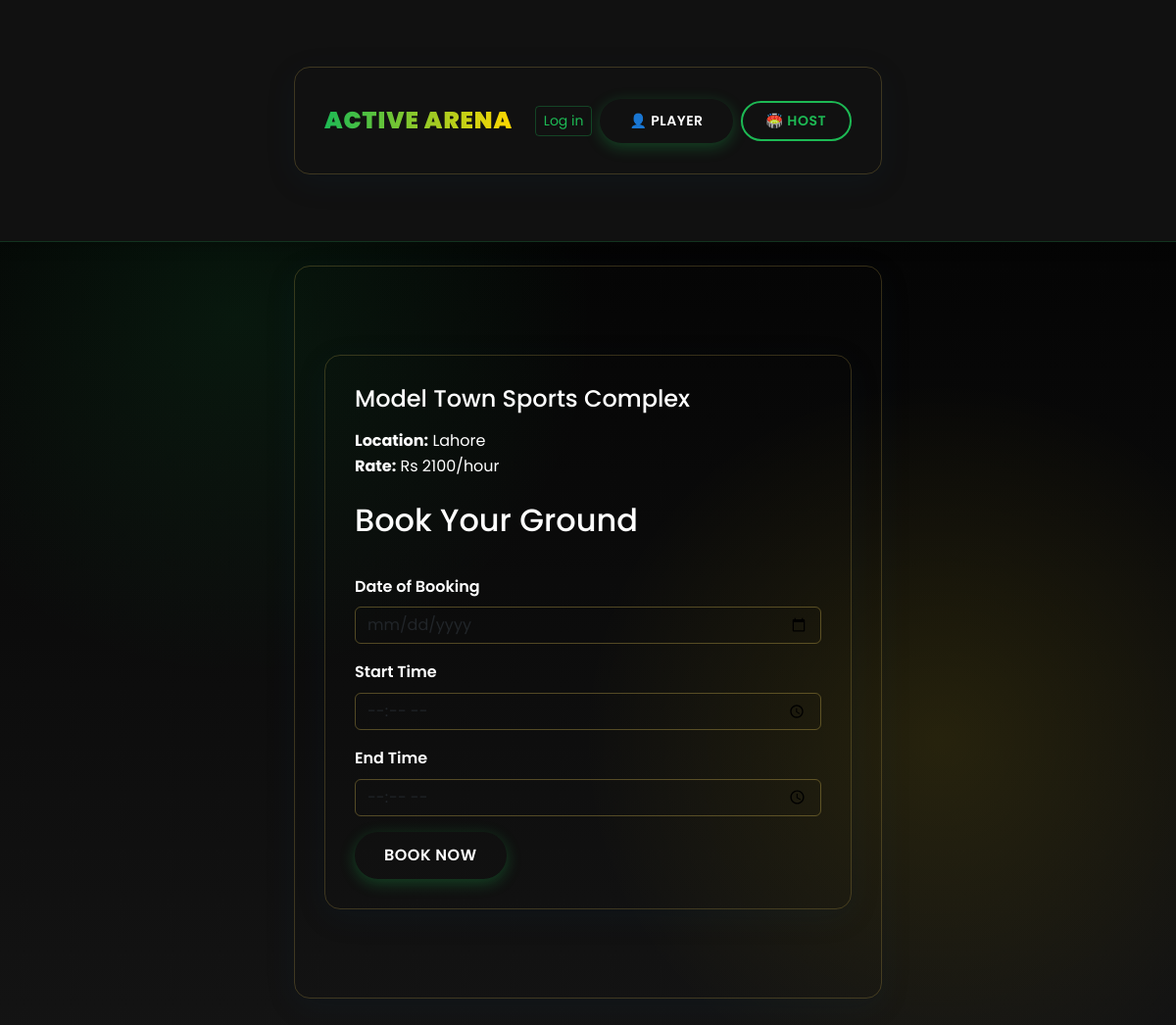
Screenshot of /final-booking/4 with the database file from the repository.
### app.py (models this page shows)
class Ground(db.Model):
    id = db.Column(db.Integer, primary_key=True)
    name = db.Column(db.String(120), nullable=False)
    location = db.Column(db.String(120), nullable=False)
    rate = db.Column(db.Integer, nullable=False)
    img = db.Column(db.String(300), nullable=False)
    published = db.Column(db.Boolean, default=False)
    host_email = db.Column(db.String(120), nullable=False)
    materials = db.Column(db.String(300), nullable=True)  # Comma-separated list
    ground_use = db.Column(db.String(50), nullable=True)
    latitude = db.Column(db.Float, nullable=True)
    longitude = db.Column(db.Float, nullable=True)
    city = db.Column(db.String(100), nullable=True)
    postal_code = db.Column(db.String(20), nullable=True)
    full_address = db.Column(db.String(300), nullable=True)

### app.py (the view, shortened to what this page needs)
@app.route('/final-booking/<int:ground_id>', methods=['GET', 'POST'])
def final_booking(ground_id):
    ground = Ground.query.get_or_404(ground_id)
    return render_template('final_booking.html', ground=ground)

### templates/final_booking.html (shortened to what this page needs)
{% extends "base.html" %}
{% block content %}
<div class="container">
    {% if ground %}
    <div class="mb-4">
        <h4>{{ ground.name }}</h4>
        <div><strong>Location:</strong> {{ ground.location }}</div>
        <div><strong>Rate:</strong> Rs {{ ground.rate }}/hour</div>
    </div>
    {% endif %}
    <h2>Book Your Ground</h2>
    <form method="POST">
        <div class="mb-3">
            <label for="date" class="form-label">Date of Booking</label>
            <input type="date" class="form-control" id="date" name="date" required>
        </div>
        <div class="mb-3">
            <label for="start_time" class="form-label">Start Time</label>
            <input type="time" class="form-control" id="start_time" name="start_time" required>
        </div>
        <div class="mb-3">
            <label for="end_time" class="form-label">End Time</label>
            <input type="time" class="form-control" id="end_time" name="end_time" required>
        </div>
        <button type="submit" class="btn btn-primary">Book Now</button>
    </form>
</div>
{% endblock %}

### templates/base.html (style rules this page uses)
:root { --primary-green: #1db954; --primary-green-100: #0a1e12; --primary-green-200: #0e2e1c; --primary-green-300: #123d26; --primary-green-400: #174d30; --primary-green-500: #1db954; --primary-green-600: #34c76a; --primary-green-700: #4bd580; --primary-green-800: #62e396; --primary-green-900: #79f1ac; --dark-bg: #121212; --dark-bg-100: #000000; --dark-bg-200: #0a0a0a; --dark-bg-300: #141414; --dark-bg-400: #1a1a1a; --dark-bg-500: #1e1e1e; --dark-bg-600: #2a2a2a; --dark-bg-700: #363636; --dark-bg-800: #424242; --dark-bg-900: #4e4e4e; --accent-yellow: #ffd700; --accent-yellow-100: #332b00; --accent-yellow-200: #665600; --accent-yellow-300: #998000; --accent-yellow-400: #ccab00; --accent-yellow-500: #ffd700; --accent-yellow-600: #ffde26; --accent-yellow-700: #ffe44d; --accent-yellow-800: #ffeb80; --accent-yellow-900: #fff2b3; --text-light: #ffffff; --text-muted: #b3b3b3; --text-dark: #121212; --success: #1db954; --warning: #ffd700; --danger: #e74c3c; --info: #3498db; --brand-1: var(--primary-green); --brand-2: var(--accent-yellow); --accent-1: var(--accent-yellow); --accent-2: var(--primary-green-600); --ink: var(--text-light); --muted: var(--text-muted); --paper: var(--dark-bg-500); --card: var(--dark-bg-400); --card-hover: var(--dark-bg-600); }
body { min-height: 100vh; background: radial-gradient(circle at 20% 30%, rgba(29, 185, 84, 0.1), transparent 30%), radial-gradient(circle at 80% 70%, rgba(255, 215, 0, 0.1), transparent 30%), linear-gradient(to bottom, var(--dark-bg-100), var(--dark-bg-300)); color: var(--ink); font-family: 'Poppins', system-ui, -apple-system, 'Segoe UI', Roboto, Helvetica, Arial, sans-serif; line-height: 1.6; }
.btn-primary { background: var(--primary-green); border: none; color: var(--text-light); font-weight: 600; padding: 0.5rem 1.5rem; border-radius: 25px; transition: all 0.3s ease; text-transform: uppercase; letter-spacing: 0.5px; box-shadow: 0 4px 15px rgba(29, 185, 84, 0.3); }

### templates/final_booking.html (style rules this page uses)
.container { background: var(--lemon-chiffon-900); border-radius: 16px; padding: 30px; box-shadow: 0 8px 32px rgba(13,59,102,0.1); border: 1px solid rgba(244,211,94,0.2); max-width: 600px; margin: 60px auto; }
h2 { color: var(--yale-blue); border-bottom: 2px solid var(--naples-yellow); padding-bottom: 10px; margin-bottom: 25px; }
h4 { color: var(--yale-blue-100); margin-bottom: 15px; }
.form-label { color: var(--yale-blue-400); font-weight: 600; }
.form-control { border: 1px solid rgba(244,211,94,0.3); background: var(--lemon-chiffon-800); }
.btn-primary { background: var(--yale-blue); border: none; color: var(--lemon-chiffon-900); padding: 12px 30px; font-weight: 600; }

### rows the page displays
Ground: name "Model Town Sports Complex", location "Lahore", rate "2100"
